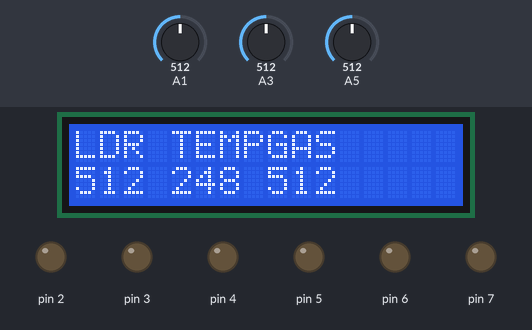
A sketch run on a simulated Arduino Uno, built with avr-gcc and run on an emulated ATmega328P. On the bench: 16×2 character LCD, output pins drawn as LEDs (lit = HIGH). The test bench sets the inputs (shaded band); at power-on: A5 = 512, A1 = 512, A3 = 512.

Above: at 1.2 s.
1.3 s: A5 set to 418
At 6.5 s:
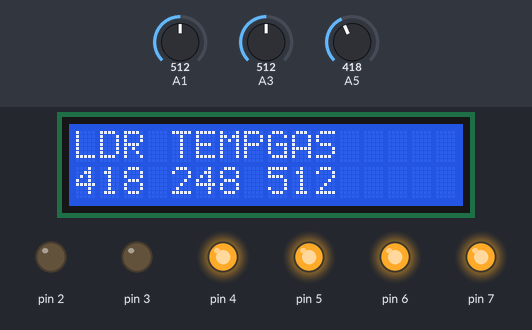
11.5 s: A5 set to 381
At 22.5 s:
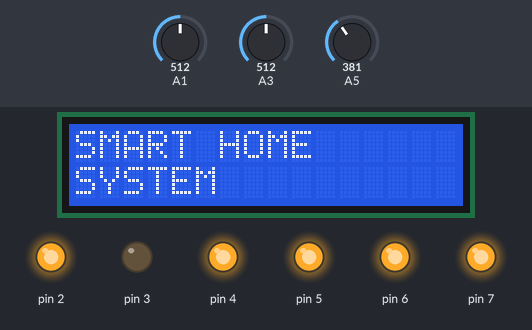
22.7 s: A1 set to 172
At 24.2 s:
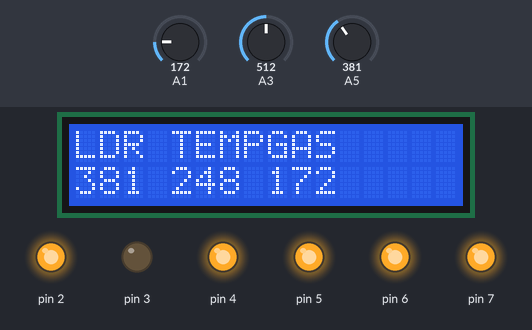
29.0 s: A1 set to 144
At 38.0 s:
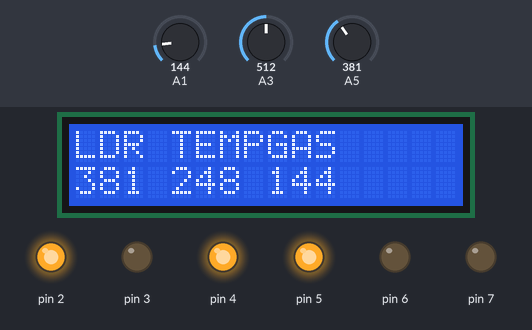
40.2 s: A3 set to 90
At 46.5 s:
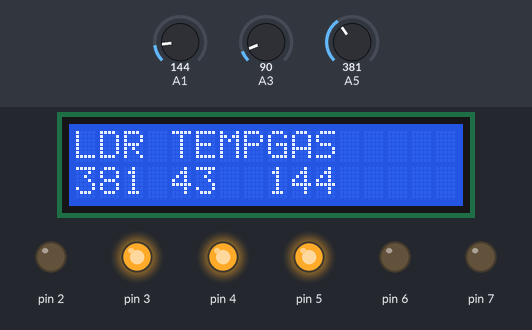
47.6 s: A3 set to 71
At 56.1 s:
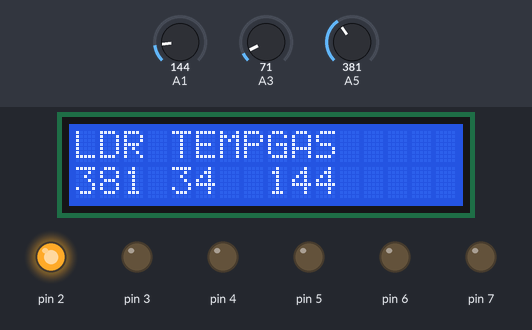
Timing chart, 0 to 68.6 s (numbered marks = the images above; inputs shaded):
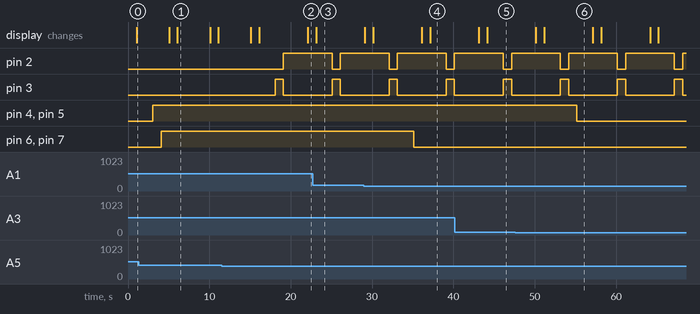

The sketch:

ldr_temp_and_gas.ino
```cpp
#include<LiquidCrystal.h>
LiquidCrystal lcd(13,12,11,10,9,8);
void setup() {
 pinMode(A5,INPUT);
 pinMode(A3,INPUT);
 pinMode(A1,INPUT);
 lcd.begin(16,2);
 pinMode(7,OUTPUT);
 pinMode(6,OUTPUT);
 pinMode(5,OUTPUT);
 pinMode(4,OUTPUT);
 pinMode(3,OUTPUT);
 pinMode(2,OUTPUT);
}

void loop() {
  lcd.clear();
  lcd.setCursor(0,0);
  lcd.print("SMART HOME");
  lcd.setCursor(0,1);
  lcd.print("SYSTEM");
  delay(1000);
  lcd.clear();
  int ins = analogRead(A5);
  lcd.setCursor(0,0);
  lcd.print("LDR");
  lcd.setCursor(0,1);
  lcd.print(ins);
  int temp = analogRead(A3);
  temp= temp*0.4848;
  lcd.setCursor(4,0);
  lcd.print("TEMP");
  lcd.setCursor(4,1);
  lcd.print(temp);
  int gas = analogRead(A1);
  lcd.setCursor(8,0);
  lcd.print("GAS");
  lcd.setCursor(8,1);
  lcd.print(gas);
  delay(2000);
  if(ins<400)
  {
    digitalWrite(3,1);
    digitalWrite(2,0);
    delay(1000);
    digitalWrite(3,0);
    digitalWrite(2,1);
    delay(1000);
    }
    else
    {
      digitalWrite(3,0);
      digitalWrite(2,0);
    }
   if(temp>38)
   {
    digitalWrite(5,1);
    digitalWrite(4,1);
    delay(1000);
   }
  else
  {
    digitalWrite(5,0);
    digitalWrite(4,0);
    delay(1000);
  }
  if(gas>160)
  {
    digitalWrite(7,1);
    digitalWrite(6,1);
    delay(1000);
  }
  else
  {
    digitalWrite(7,0);
    digitalWrite(6,0);
    delay(1000);
  }
}
```

Measured:
- the behaviour switches between 400 and 399 on A5 (found by bisection; images 1 and 2)
- the behaviour switches between 161 and 160 on A1 (found by bisection; images 3 and 4)
- the behaviour switches between 81 and 80 on A3 (found by bisection; images 5 and 6)
- after the input at 1.3 s, the display: first differs from a run without the input after 4.8 s (image 1)
- after the input at 11.5 s, pin 2: LOW → HIGH after 7.6 s; pin 3: LOW → HIGH after 6.6 s, → LOW 1.0 s later; the display: first differs from a run without the input after 4.6 s (image 2 shows a later state)
- after the input at 22.7 s, the display: changes after 0.42 s (image 3)
- after the input at 29.0 s, pin 6, pin 7: HIGH → LOW after 6.1 s; the display: first differs from a run without the input after 1.1 s (image 4)
- after the input at 40.2 s, the display: first differs from a run without the input after 3.9 s (image 5)
- after the input at 47.6 s, pin 4, pin 5: HIGH → LOW after 7.6 s; the display: first differs from a run without the input after 3.6 s (image 6)
